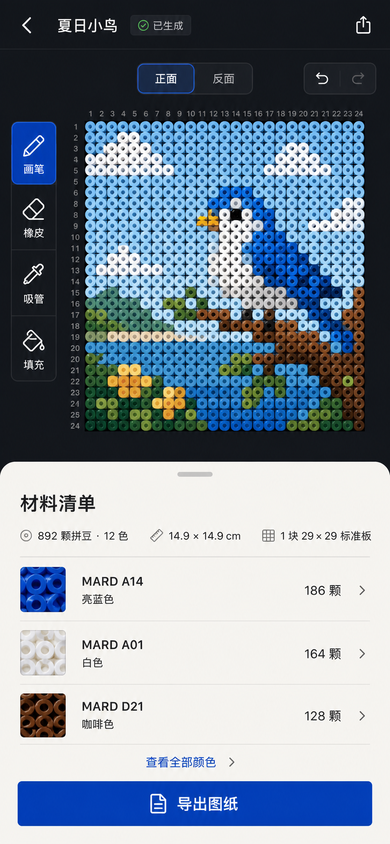
#> input picture artifacts/qa/source-option-2-normalized.png, 390 x 844 px
$ python -i regions.py   (imports and definitions only)
#> lines starting #> are read from the running program, lines starting #| are printed output that depends on the picture; after the words box and inside, x2 and y2 are one past the last pixel; in counts of white or black regions, pixels touching at a corner belong together
### backend/app/chart_detection/geometry.py
from __future__ import annotations

import math

import cv2
import numpy as np

from app.chart_detection.types import QuadTuple, RectifiedImage
from app.errors import ApiError


# [61 lines left out: functions canonical_boundaries, rectangle_quad, validate_source_quad, not called in this run]


def quad_dimensions(quad: QuadTuple) -> tuple[float, float]:
    top = math.dist(quad[0], quad[1])
    right = math.dist(quad[1], quad[2])
    bottom = math.dist(quad[2], quad[3])
    left = math.dist(quad[3], quad[0])
    return ((top + bottom) / 2, (left + right) / 2)


# [57 lines left out: functions is_exact_axis_aligned_quad, rectify_rgba, candidate_rectified_rgba, not called in this run]

### backend/app/chart_detection/regions.py
from __future__ import annotations

from dataclasses import replace

import cv2
import numpy as np
from PIL import Image

from app.chart_detection.components import detect_component_candidates
from app.chart_detection.geometry import (
    quad_dimensions,
    rectify_rgba,
    validate_source_quad,
)
from app.chart_detection.line_grid import detect_line_candidates
from app.chart_detection.types import LatticeCandidate, QuadTuple
from app.errors import ApiError


# [45 lines left out: function detect_rectified_candidates, not called in this run]


def propose_quadrilaterals(rgb: np.ndarray) -> tuple[QuadTuple, ...]:
    height, width = rgb.shape[:2]
#> height = 844; width = 390
    image_area = height * width
#> image_area = 329160
    gray = cv2.cvtColor(rgb, cv2.COLOR_RGB2GRAY)
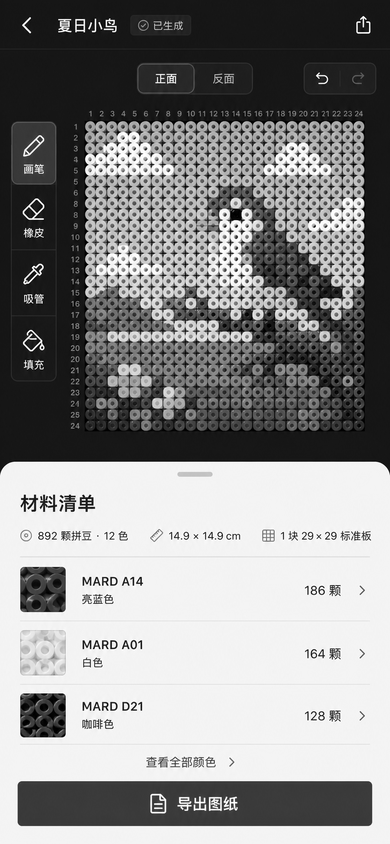
#> gray: shape (844, 390); min 0, max 255, mean 138.5
    blurred = cv2.GaussianBlur(gray, (5, 5), 0)
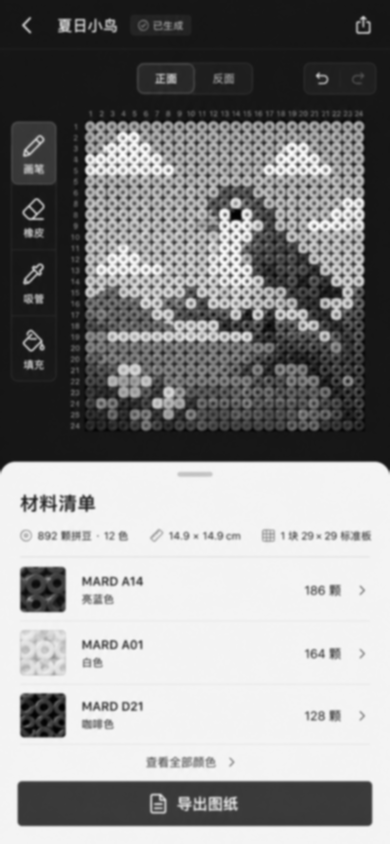
#> blurred: shape (844, 390); min 1, max 252, mean 138.5
    edges = cv2.Canny(blurred, 35, 120)
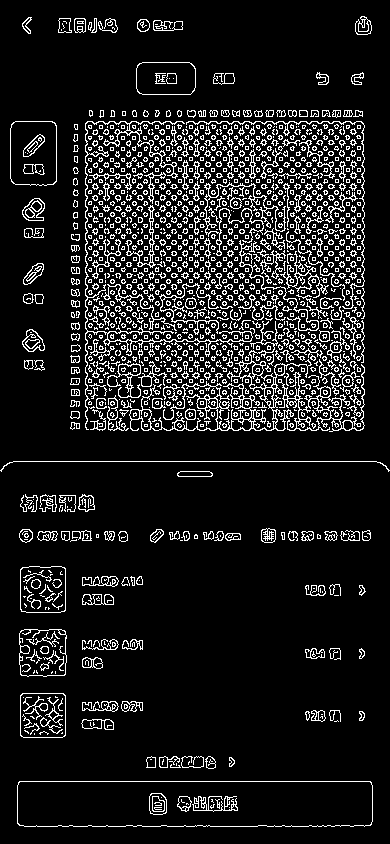
#> edges: shape (844, 390); 11.3% white in thin lines or dots
    edges = cv2.morphologyEx(
        edges,
        cv2.MORPH_CLOSE,
        cv2.getStructuringElement(cv2.MORPH_RECT, (7, 7)),
        iterations=2,
    )
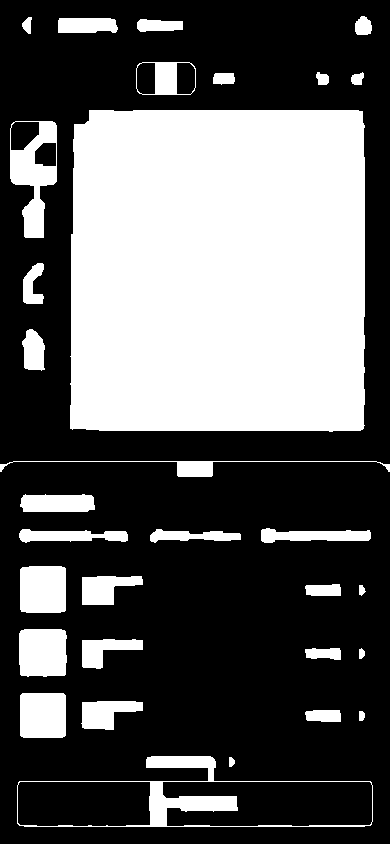
#> edges: shape (844, 390); 36.6% white; 31 white regions
    contours, _hierarchy = cv2.findContours(
        edges,
        cv2.RETR_LIST,
        cv2.CHAIN_APPROX_SIMPLE,
    )
#> contours = 37 contours; largest, box (x1, y1, x2, y2) and area: (70, 110, 365, 432) 93100, (17, 756, 373, 827) 16762, (162, 781, 373, 827) 8276, (17, 781, 151, 827) 5894, (10, 121, 57, 238) 3654
    proposals: list[tuple[float, QuadTuple]] = []
    for contour in contours:
        area = float(abs(cv2.contourArea(contour)))
        if area < image_area * 0.08 or area > image_area * 0.96:
            continue
        perimeter = float(cv2.arcLength(contour, True))
        if perimeter <= 0:
            continue
        approximated = cv2.approxPolyDP(
            contour,
            0.02 * perimeter,
            True,
        )
        if len(approximated) != 4 or not cv2.isContourConvex(approximated):
            continue
        points = approximated.reshape(4, 2).astype(np.float64)
        quad = _order_quad(points)
        edge_lengths = [
            float(np.linalg.norm(points[index] - points[(index + 1) % 4]))
            for index in range(4)
        ]
        if min(edge_lengths) < 12:
            continue
        rectangularity = area / max(
            1.0,
            quad_dimensions(quad)[0] * quad_dimensions(quad)[1],
        )
        proposals.append((area * min(1.0, rectangularity), quad))
#> this loop made 37 passes
#> area on passes 1 to 12: 8276, 5894, 36, 16762, 40, 353, 1108, 1970, 39.5, 311.5, 921, 2111
#> (area, perimeter, points, sums in _order_quad, differences in _order_quad, quad, edge_lengths) on pass 27: (93100.5, 1228.3, [[89, 110], [70, 428], [362, 429], [362, 111]], [199, 498, 791, 473], [21, 358, 67, -251], ((89, 110), (362, 111), (362, 429), (70, 428)), [318.6, 292, 318, 273])
#> after the loop, proposals = 1 item

    proposals.sort(key=lambda item: item[0], reverse=True)
    selected: list[QuadTuple] = []
    for _score, proposal in proposals:
        if any(_quads_are_close(proposal, existing) for existing in selected):
            continue
        selected.append(proposal)
        if len(selected) == 3:
            break
#> this loop made 1 pass
#> (_score, proposal) on pass 1: (93100.5, ((89, 110), (362, 111), (362, 429), (70, 428)))
#> after the loop, selected = [((89, 110), (362, 111), (362, 429), (70, 428))]
    return tuple(selected)


def _order_quad(points: np.ndarray) -> QuadTuple:
    sums = points[:, 0] + points[:, 1]
    differences = points[:, 1] - points[:, 0]
    ordered = (
        points[int(np.argmin(sums))],
        points[int(np.argmin(differences))],
        points[int(np.argmax(sums))],
        points[int(np.argmax(differences))],
    )
    return tuple(
        (float(point[0]), float(point[1])) for point in ordered
    )  # type: ignore[return-value]


# [22 lines left out: functions _project_quad, _quads_are_close, not called in this run]

>>> import cv2
>>> picture = cv2.cvtColor(cv2.imread('../../../artifacts/qa/source-option-2-normalized.png'), cv2.COLOR_BGR2RGB)
>>> result = propose_quadrilaterals(picture)
#> result = (((89, 110), (362, 111), (362, 429), (70, 428)),)

$ run again, on artifacts/qa/comparison-option-2-mobile.png
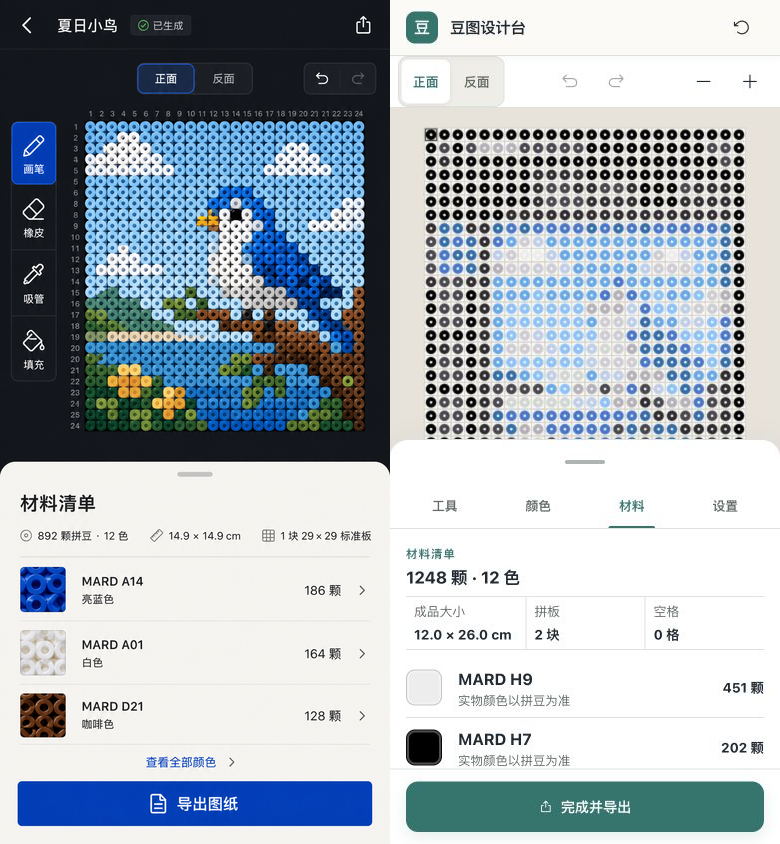
#> input picture artifacts/qa/comparison-option-2-mobile.png, 780 x 844 px
#> in propose_quadrilaterals, `edges = cv2.Canny(blurred, 35, 120)`:
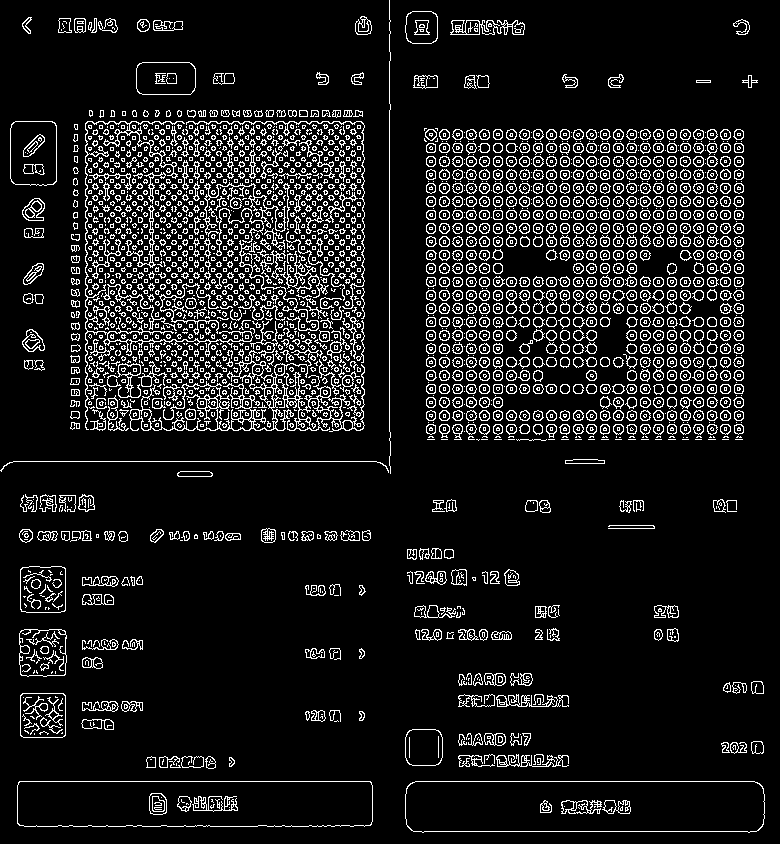
#> edges: shape (844, 780); 10.6% white in thin lines or dots
#> in propose_quadrilaterals, `edges = cv2.morphologyEx( edges, cv2.MORPH_CLOSE, cv2.getStructuringEl..`:
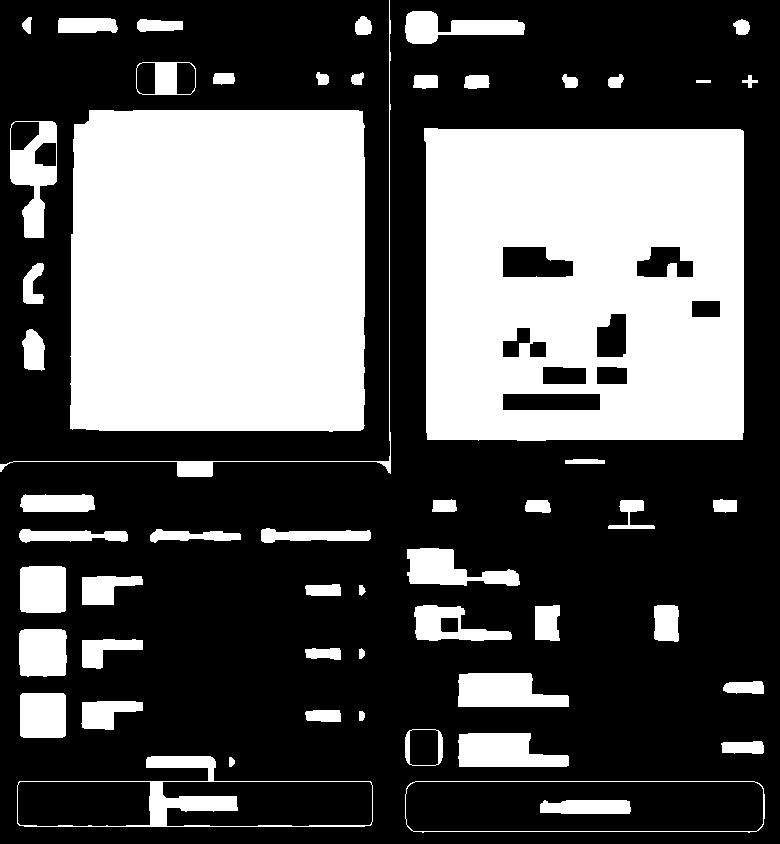
#> edges: shape (844, 780); 35.3% white; 56 white regions
#> contours = 74 contours; largest, box (x1, y1, x2, y2) and area: (424, 128, 744, 441) 98322, (70, 110, 365, 432) 93100, (405, 781, 765, 833) 17818, (405, 781, 764, 832) 17768, (17, 756, 373, 827) 16762
#> the loop in propose_quadrilaterals, `for contour in contours:` made 74 passes
#> area on passes 1 to 8: 1082, 17768, 8276, 5894, 17818, 36, 16762, 429.5
#> after the loop in propose_quadrilaterals, `for contour in contours:`: proposals = 2 items
#> the loop in propose_quadrilaterals, `for _score, proposal in proposals:` made 2 passes
#> (_score, proposal) on pass 1: (98321.5, ((424, 128), (742, 130), (742, 439), (427, 439)))
#> after the loop in propose_quadrilaterals, `for _score, proposal in proposals:`: selected = [((424, 128), (742, 130), (742, 439), (427, 439)), ((89, 110), (362, 111), (362, 429), (70, 428))]
#> result = (((424, 128), (742, 130), (742, 439), (427, 439)), ((89, 110), (362, 111), (362, 429), (70, 428)))

$ run again, on artifacts/qa/desktop-editor-materials.png
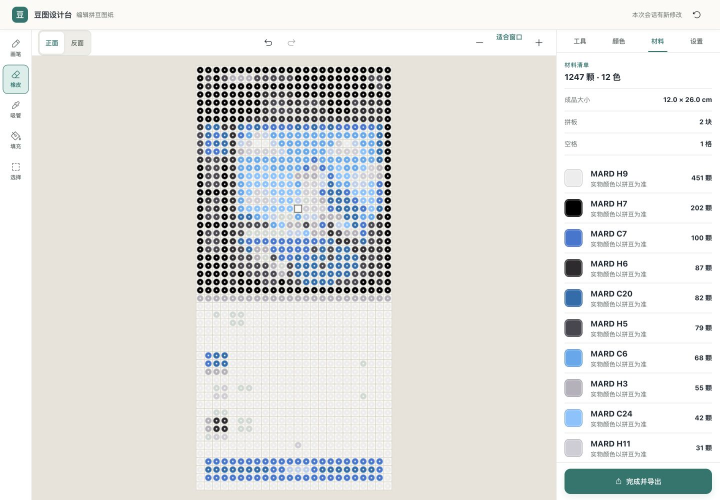
#> input picture artifacts/qa/desktop-editor-materials.png, 1440 x 1000 px (shown at 1/2 size)
#> in propose_quadrilaterals, `edges = cv2.Canny(blurred, 35, 120)`:
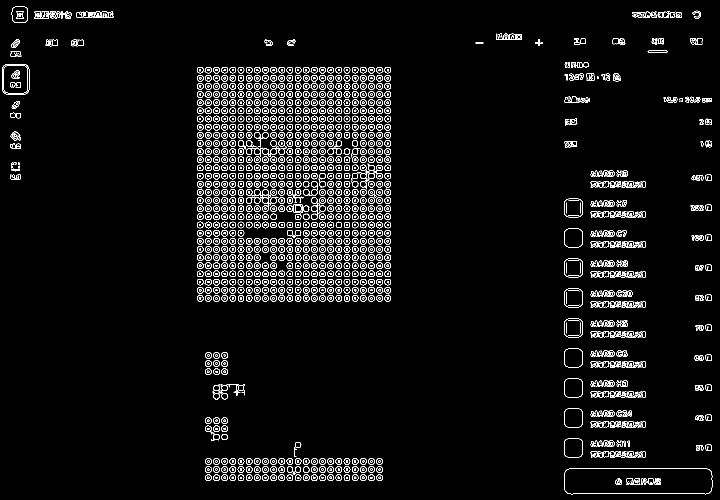
#> edges: shape (1000, 1440) (shown at 1/2 size); 4.5% white in thin lines or dots
#> in propose_quadrilaterals, `edges = cv2.morphologyEx( edges, cv2.MORPH_CLOSE, cv2.getStructuringEl..`:
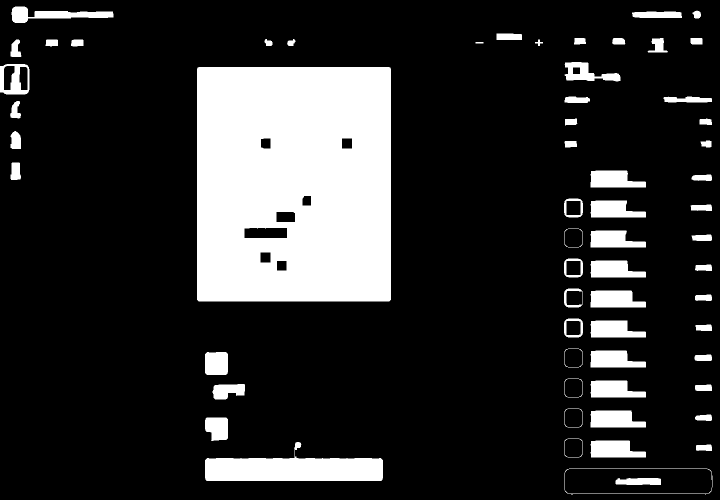
#> edges: shape (1000, 1440) (shown at 1/2 size); 17.7% white; 62 white regions
#> contours = 82 contours; largest, box (x1, y1, x2, y2) and area: (394, 134, 782, 603) 181099, (410, 884, 766, 962) 15935, (1128, 937, 1425, 989) 14667, (1128, 937, 1425, 988) 14634, (0, 128, 59, 189) 3358
#> the loop in propose_quadrilaterals, `for contour in contours:` made 82 passes
#> area on passes 1 to 8: 1054, 14634, 14667, 329.5, 15935, 2895.5, 1287, 1301
#> after the loop in propose_quadrilaterals, `for contour in contours:`: proposals = 1 item
#> the loop in propose_quadrilaterals, `for _score, proposal in proposals:` made 1 pass
#> (_score, proposal) on pass 1: (181099, ((395, 135), (780, 135), (778, 602), (394, 599)))
#> after the loop in propose_quadrilaterals, `for _score, proposal in proposals:`: selected = [((395, 135), (780, 135), (778, 602), (394, 599))]
#> result = (((395, 135), (780, 135), (778, 602), (394, 599)),)

$ run again, on artifacts/qa/desktop-editor.png
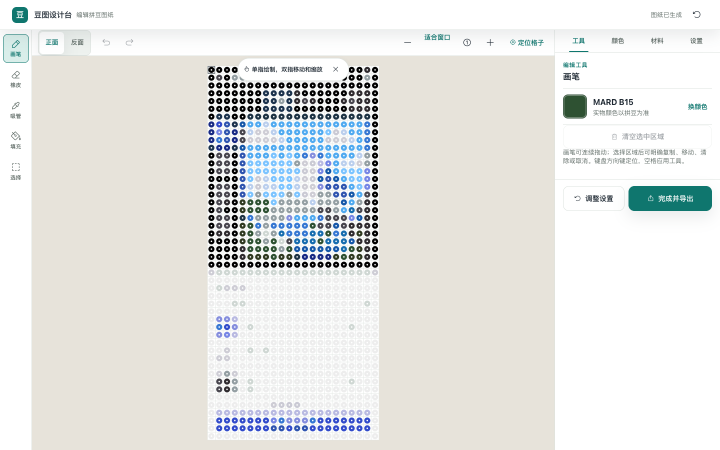
#> input picture artifacts/qa/desktop-editor.png, 1440 x 900 px (shown at 1/2 size)
#> in propose_quadrilaterals, `edges = cv2.Canny(blurred, 35, 120)`:
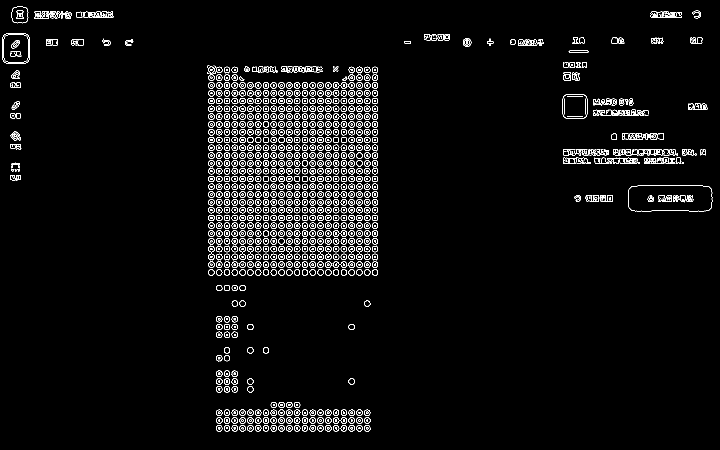
#> edges: shape (900, 1440) (shown at 1/2 size); 3.7% white in thin lines or dots
#> in propose_quadrilaterals, `edges = cv2.morphologyEx( edges, cv2.MORPH_CLOSE, cv2.getStructuringEl..`:
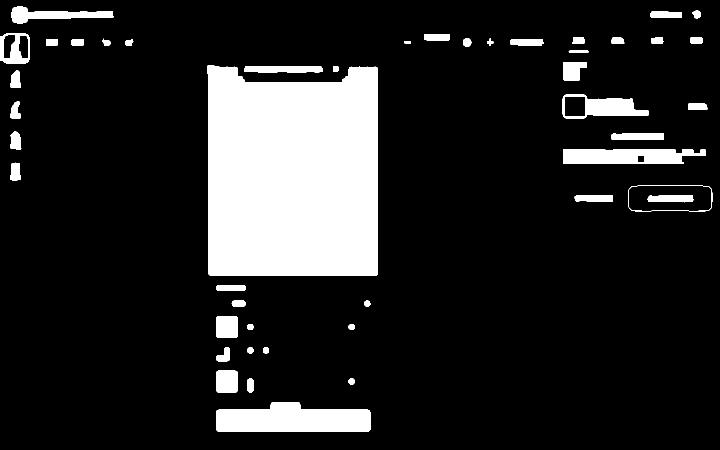
#> edges: shape (900, 1440) (shown at 1/2 size); 14.5% white; 46 white regions
#> contours = 51 contours; largest, box (x1, y1, x2, y2) and area: (414, 131, 756, 551) 134076, (432, 804, 741, 863) 14091, (1256, 371, 1425, 423) 8294, (1256, 371, 1424, 423) 8229, (1126, 298, 1412, 328) 7026
#> the loop in propose_quadrilaterals, `for contour in contours:` made 51 passes
#> area on passes 1 to 8: 14091, 110, 281, 1826, 109, 108.5, 465, 110
#> after the loop in propose_quadrilaterals, `for contour in contours:`: proposals = []
#> result = ()
